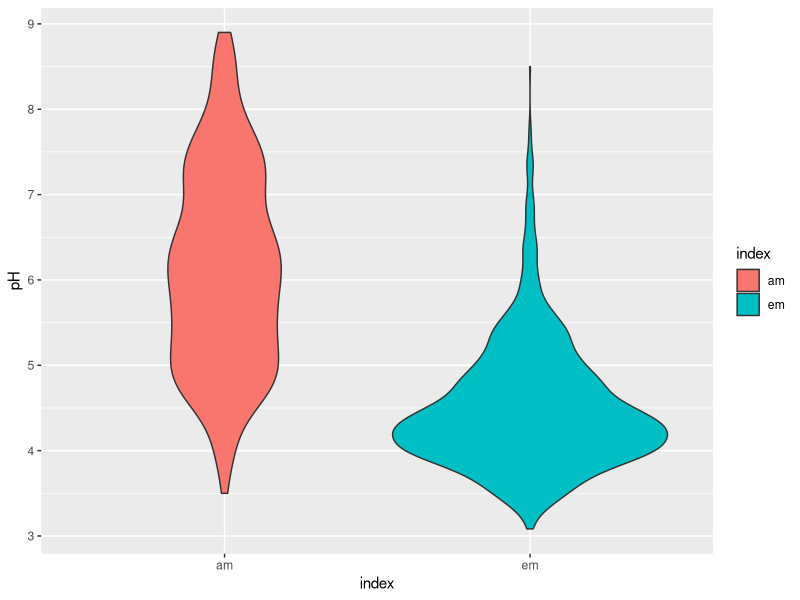
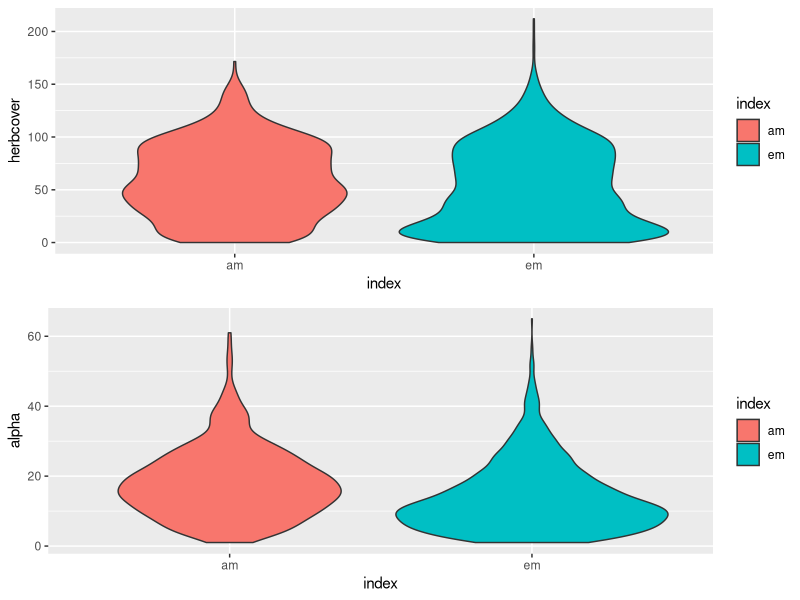
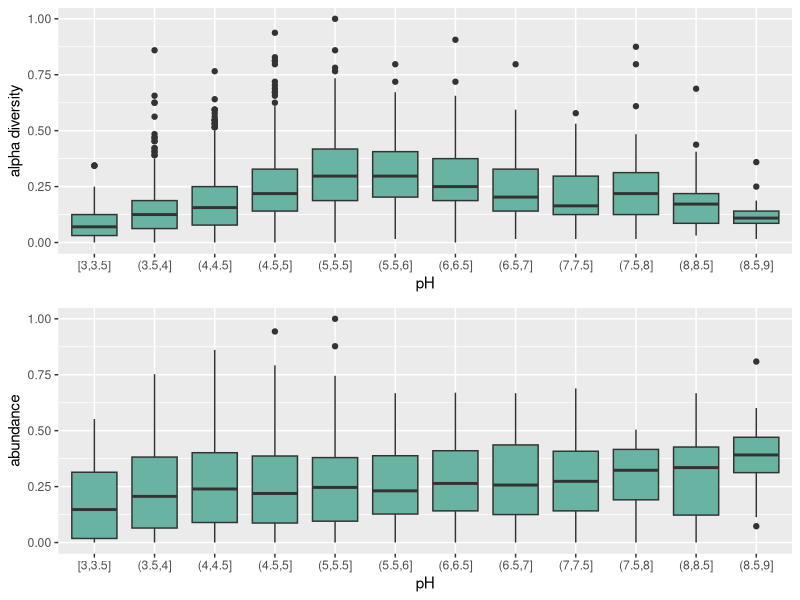
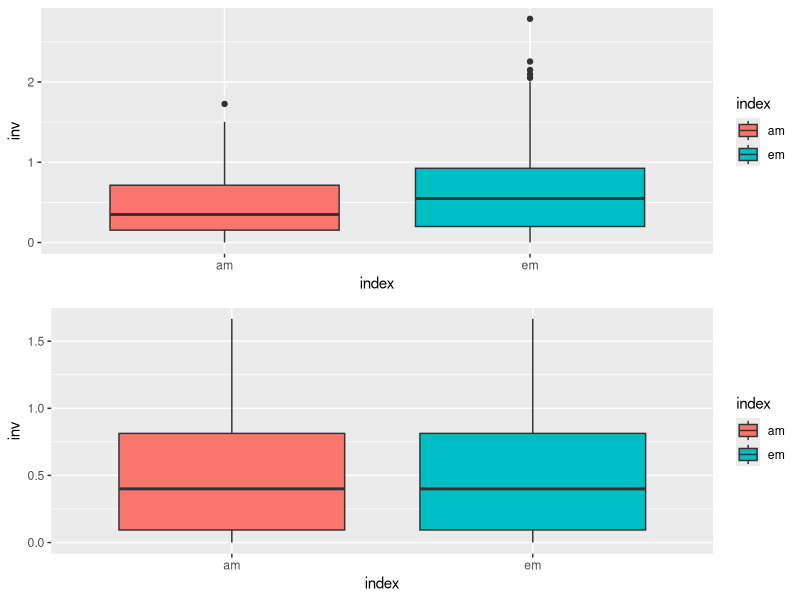
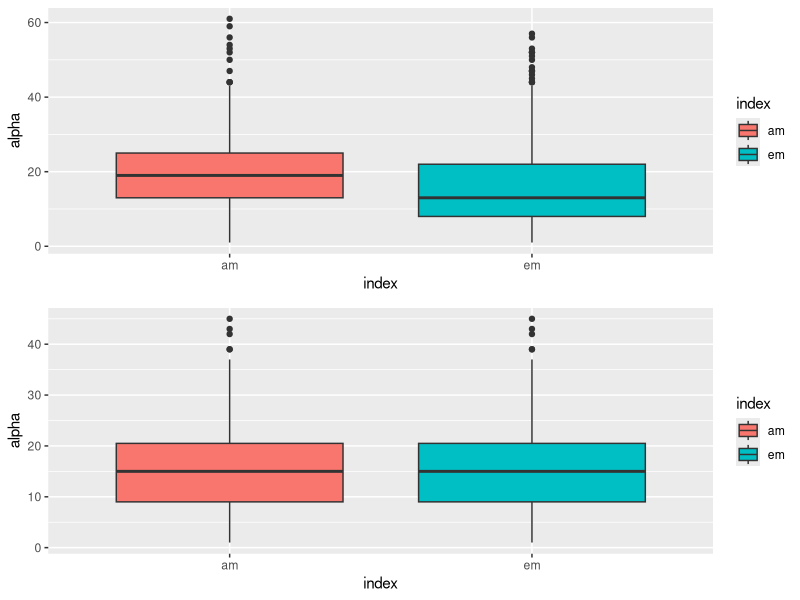
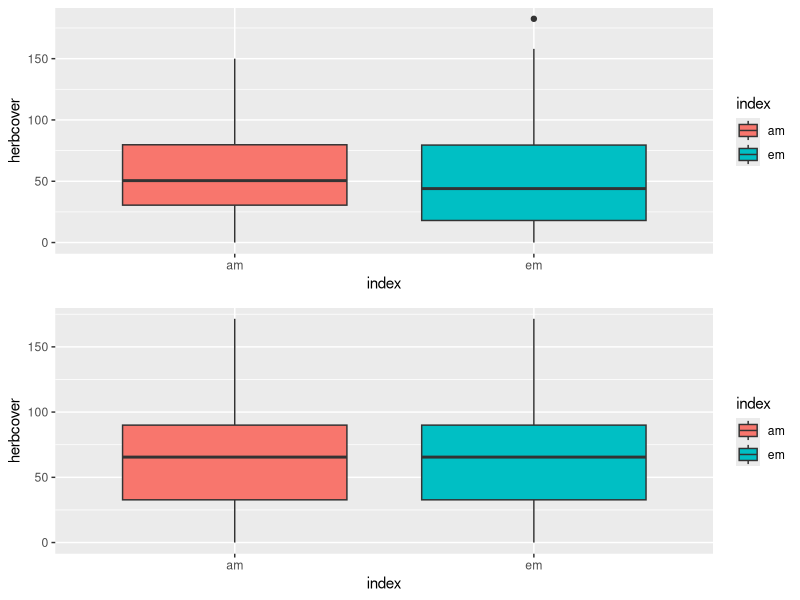

Source code (R) for these figures, in order:
#plots of pH across am and em
#richness and abundance across pH

setwd("C:/dev/code/Reading/AMEMtrees/Code")
library(dplyr)
library(stringr)
library(tidyverse)
library(gridExtra)

normalize <- function(x) {
  norm = ((x - min(x, na.rm = TRUE)) / (max(x, na.rm = TRUE) - min(x, na.rm = TRUE)))
  
  return(norm)
}
'%!in%' = function(x,y)!('%in%'(x,y))


#get data
data = read.csv('../data/all2data.csv')

#get rid of non woodland plots - anything that doesnt syart with W
woodsonly = data%>%filter(str_detect(shortcodes,"W"))

#take out the scrub codes -W19 - W25 inclusive
scrub = c('W19','W20','W21','W22','W23','W24','W25')

woods = filter(woodsonly, shortcodes %!in% scrub)
#these are am and em codes for non-scrub plots
amcodes = c('W6','W7','W8','W9','W12','W13')
emcodes = c('W3','W4','W10','W11','W14','W15','W16','W17')



woods%>%group_by(shortcodes)%>%summarise( mean = mean(som, na.rm = TRUE))
impute <- function(x) {
  replace(x, is.na(x), mean(x, na.rm = TRUE))}
woods = woods%>%group_by(shortcodes)%>%mutate_at(c('pH','som'), impute)

#now make NA in other columns = 0
woods[is.na(woods)] <- 0

woods['am'] = woods[5]+woods[8]
woods['inv'] = woods[6]+woods[9]+woods[10]

woods = woods%>%mutate(NVCtype = if_else (shortcodes %in% amcodes, -1,1))


amplots = woods%>%filter(NVCtype == -1)
emplots = woods%>%filter(NVCtype == 1)
############################################################################

#pH across plots - violin plot of pH for AM and EM plots
#produces violin plot of ph across am and em plots
pHam = amplots['pH']
index = rep('am',length(pHam))
df1 = cbind(pHam,index)

pHem = emplots['pH']
index = rep('em',length(pHem))
df2 = cbind(pHem,index)
thedata = rbind(df1,df2)


ggplot(thedata,aes(x = index, y = pH))+geom_violin(aes(fill = index))

#look at richness and abundance of em and am plots
#herb cover
amcover = amplots['herbcover']
index = rep('am',length(amcover))
df1 = cbind(amcover,index)

emcover = emplots['herbcover']
index = rep('em',length(emcover))
df2 = cbind(emcover,index)


thedata = rbind(df1,df2)

g1 = ggplot(thedata,aes(x = index, y = herbcover))+geom_violin(aes(fill = index))
#############################################################################
#produces violin plots of richness and herb cover across am and em plots
amalpha = amplots['alpha']
index = rep('am',length(amalpha))
df1 = cbind(amalpha,index)

emalpha = emplots['alpha']
index = rep('em',length(emalpha))
df2 = cbind(emalpha,index)


thedata = rbind(df1,df2)

g2 = ggplot(thedata,aes(x = index, y = alpha))+geom_violin(aes(fill = index))

grid.arrange(g1,g2, ncol = 1)
#############################################################################
# look at richness and abundance with pH
#produces violin plot of alpha and cover with pH

dfalpha = woods[c(4,13)]
dfalpha2 <- dfalpha %>% mutate_at(c('alpha'), ~(normalize(.) %>% as.vector))
dfabund = woods[c(7,13)]
dfabund2 <- dfabund %>% mutate_at(c('herbcover'), ~(normalize(.) %>% as.vector))

index = rep('rich', nrow(dfalpha2))
df1 = cbind(dfalpha2,index)
colnames(df1) = c('value','pH','index')
df1 = df1%>%mutate(bin = cut_width(pH,width = 0.5, boundary = 0))
g1 = ggplot(data = na.omit(df1), aes(x=bin, y=value) ) +
  geom_boxplot(fill="#69b3a2") +
  xlab("pH")+
 ylab('alpha diversity')


index = rep('abund',nrow(dfabund2))
df2 = cbind(dfabund2,index)
colnames(df2) = c('value','pH','index')
df2 = df2%>%mutate(bin = cut_width(pH,width = 0.5, boundary = 0))
g2 = ggplot(data = na.omit(df2), aes(x=bin, y=value) ) +
  geom_boxplot(fill="#69b3a2") +
  xlab("pH")+
 ylab('abundance')


grid.arrange(g1,g2)

############################################################################

#boxplots of how invaded plots are by year and type

aminvyr1 = amplots%>%filter(Yr == 1)%>%data.frame()%>%dplyr::select(inv)
index = rep('am',length(aminvyr1))
df1 = cbind(aminvyr1,index)

eminvyr1 = emplots%>%filter(Yr == 1)%>%data.frame()%>%dplyr::select(inv)
index = rep('em',length(eminvyr1))
df2 = cbind(eminvyr1,index)


thedatayr1 = rbind(df1,df2)

aminvyr2 = amplots%>%filter(Yr == 2)%>%data.frame()%>%dplyr::select(inv)
index = rep('am',length(aminvyr1))
df1 = cbind(aminvyr2,index)

eminvyr2 = emplots%>%filter(Yr == 2)%>%data.frame()%>%dplyr::select(inv)
index = rep('em',length(eminvyr2))
df2 = cbind(aminvyr2,index)


thedatayr2 = rbind(df1,df2)

g1 = ggplot(thedatayr1,aes(x = index, y = inv))+geom_boxplot(aes(fill = index))
g2 = ggplot(thedatayr2,aes(x = index, y = inv))+geom_boxplot(aes(fill = index))

grid.arrange(g1,g2, ncol = 1)

##########################################################################

#boxplots of richness 


aminvyr1 = amplots%>%filter(Yr == 1)%>%data.frame()%>%dplyr::select(alpha)
index = rep('am',length(aminvyr1))
df1 = cbind(aminvyr1,index)

eminvyr1 = emplots%>%filter(Yr == 1)%>%data.frame()%>%dplyr::select(alpha)
index = rep('em',length(eminvyr1))
df2 = cbind(eminvyr1,index)


thedatayr1 = rbind(df1,df2)

aminvyr2 = amplots%>%filter(Yr == 2)%>%data.frame()%>%dplyr::select(alpha)
index = rep('am',length(aminvyr1))
df1 = cbind(aminvyr2,index)

eminvyr2 = emplots%>%filter(Yr == 2)%>%data.frame()%>%dplyr::select(alpha)
index = rep('em',length(eminvyr2))
df2 = cbind(aminvyr2,index)


thedatayr2 = rbind(df1,df2)

g1 = ggplot(thedatayr1,aes(x = index, y = alpha))+geom_boxplot(aes(fill = index))
g2 = ggplot(thedatayr2,aes(x = index, y = alpha))+geom_boxplot(aes(fill = index))

grid.arrange(g1,g2, ncol = 1)

######################################################################

#boxplots of abundance
aminvyr1 = amplots%>%filter(Yr == 1)%>%data.frame()%>%dplyr::select(herbcover)
index = rep('am',length(aminvyr1))
df1 = cbind(aminvyr1,index)

eminvyr1 = emplots%>%filter(Yr == 1)%>%data.frame()%>%dplyr::select(herbcover)
index = rep('em',length(eminvyr1))
df2 = cbind(eminvyr1,index)


thedatayr1 = rbind(df1,df2)

aminvyr2 = amplots%>%filter(Yr == 2)%>%data.frame()%>%dplyr::select(herbcover)
index = rep('am',length(aminvyr1))
df1 = cbind(aminvyr2,index)

eminvyr2 = emplots%>%filter(Yr == 2)%>%data.frame()%>%dplyr::select(herbcover)
index = rep('em',length(eminvyr2))
df2 = cbind(aminvyr2,index)


thedatayr2 = rbind(df1,df2)

g1 = ggplot(thedatayr1,aes(x = index, y = herbcover))+geom_boxplot(aes(fill = index))
g2 = ggplot(thedatayr2,aes(x = index, y = herbcover))+geom_boxplot(aes(fill = index))

grid.arrange(g1,g2, ncol = 1)
